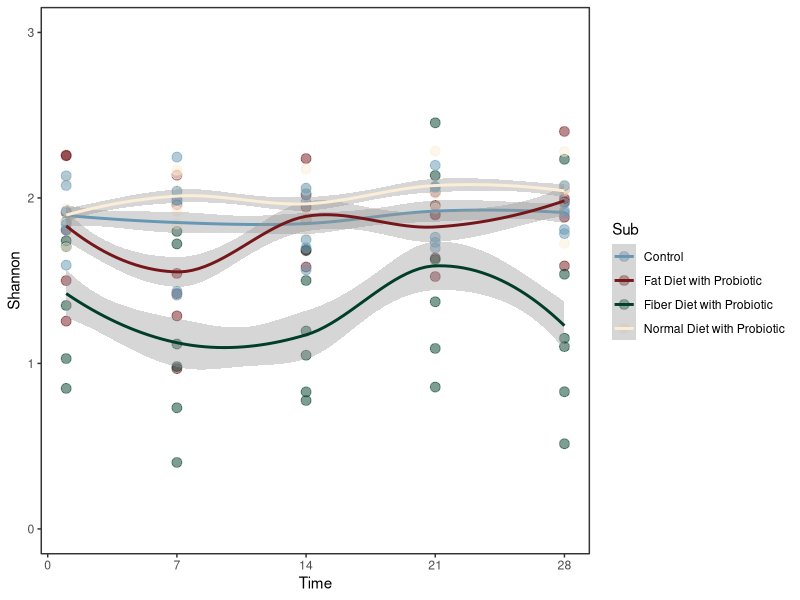

Write R code to recreate this figure.
library(ggplot2)
setwd("/Users/Desktop")
aa <- read.table("Fig2c.txt",header = T,sep = "\t")
p<-ggplot(data=aa, aes(x=Time,y=Shannon,colour=Sub))+geom_point(aes(colour = Sub),size=3,alpha=0.5)+theme_bw()+scale_x_continuous(breaks=seq(0, 28, 7))+
  geom_smooth(aes(color = Sub),level = 0.5,cex=1,method = "loess")+theme(panel.grid=element_blank())+scale_color_manual(values = c("#6697b3","#75161a","#003e28","#fceed6"))
p1 <- p +  
  coord_cartesian(clip = 'off',ylim = c(0,3))
p1




